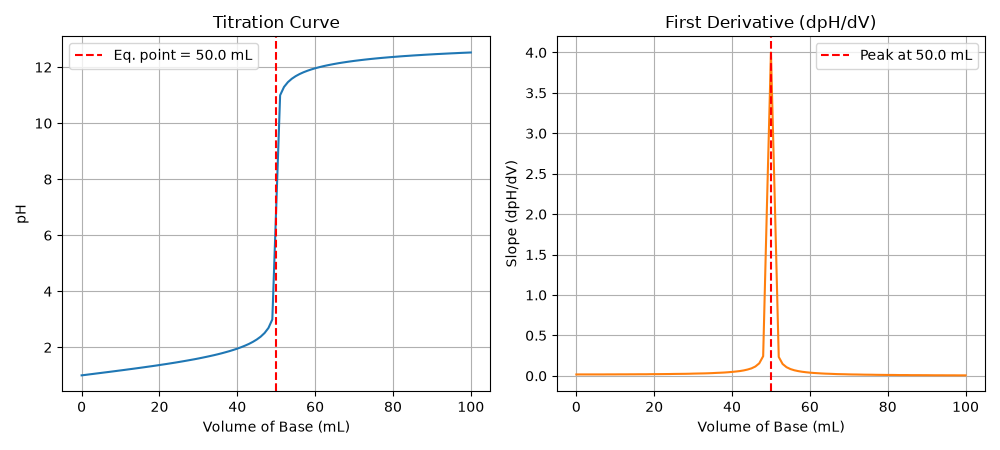

Source code (Python):
import numpy as np
import matplotlib.pyplot as plt

V, pH = np.loadtxt("titration.csv", delimiter=",", skiprows=1, unpack=True)
slope = np.gradient(pH, V)

eq_idx = np.argmax(slope)
V_eq = V[eq_idx]
print(f"Equivalence point volume: {V_eq:.2f} mL (max slope = {slope[eq_idx]:.4f})")

fig, (ax1, ax2) = plt.subplots(1, 2, figsize=(10, 4.5))

ax1.plot(V, pH, color="tab:blue")
ax1.axvline(V_eq, color="red", linestyle="--", label=f"Eq. point = {V_eq:.1f} mL")
ax1.set_title("Titration Curve")
ax1.set_xlabel("Volume of Base (mL)")
ax1.set_ylabel("pH")
ax1.legend()
ax1.grid(True)

ax2.plot(V, slope, color="tab:orange")
ax2.axvline(V_eq, color="red", linestyle="--", label=f"Peak at {V_eq:.1f} mL")
ax2.set_title("First Derivative (dpH/dV)")
ax2.set_xlabel("Volume of Base (mL)")
ax2.set_ylabel("Slope (dpH/dV)")
ax2.legend()
ax2.grid(True)

plt.tight_layout()
plt.savefig("titration.png")
